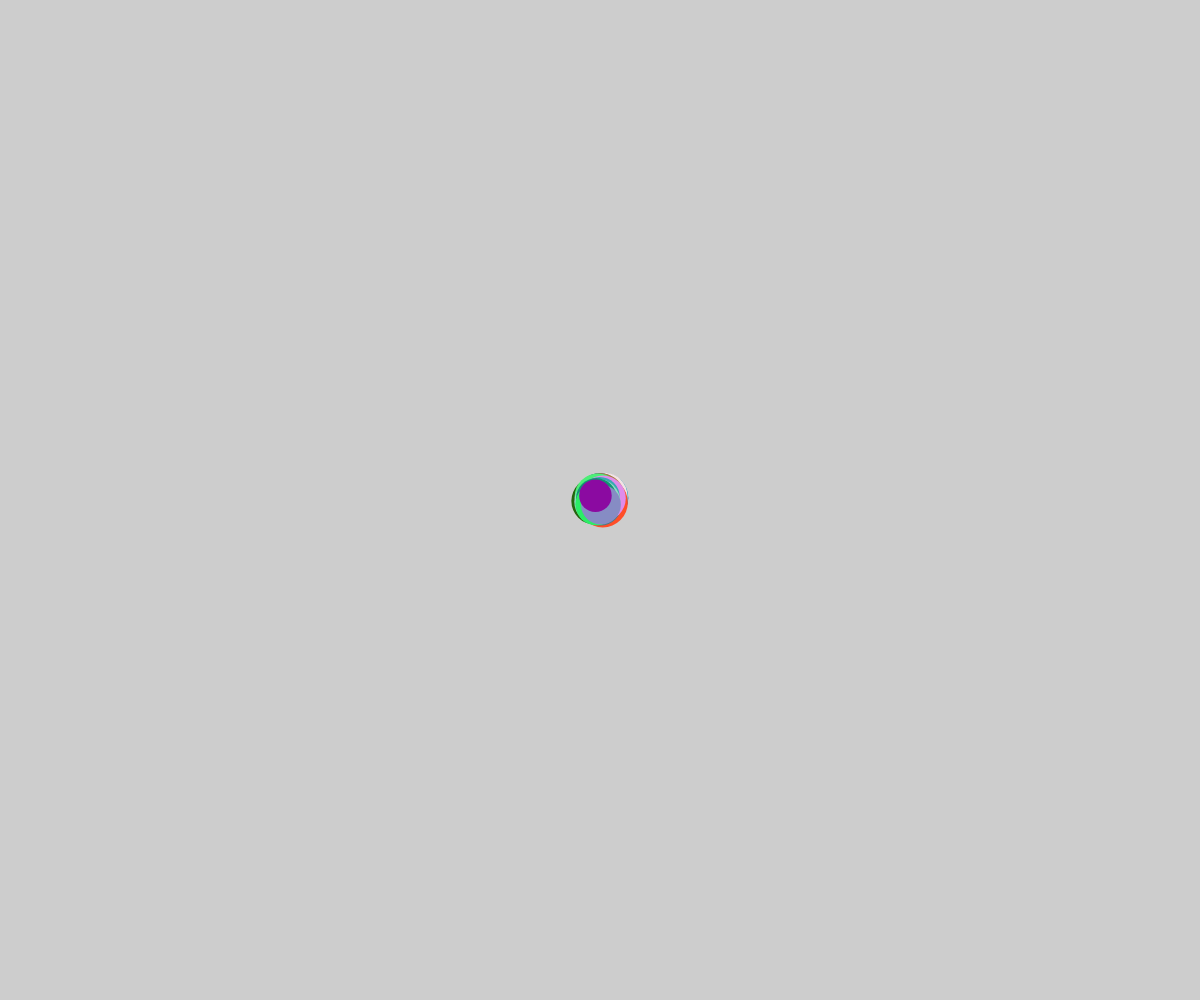
Frame 1 (no input)
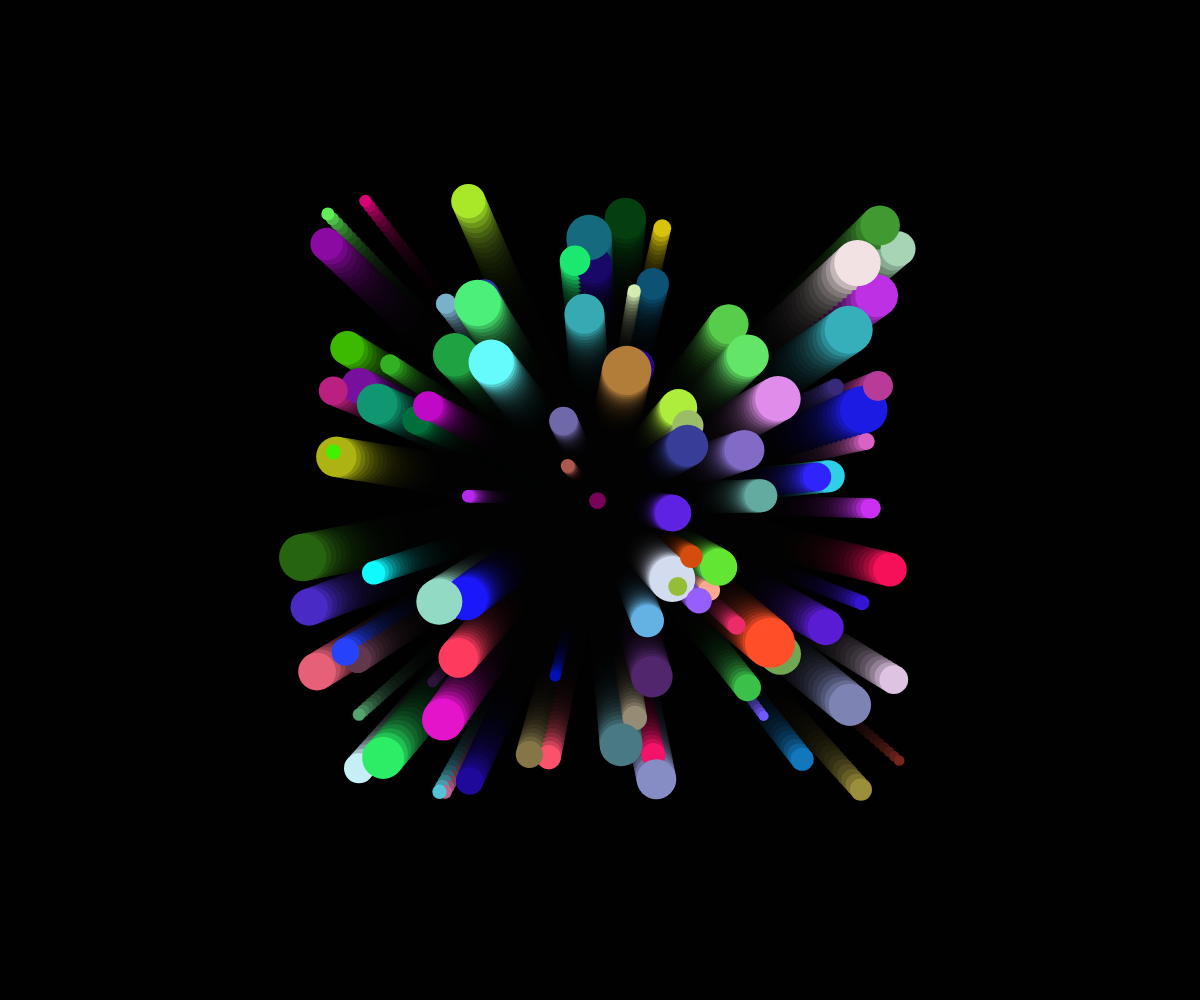
Frame 60 (no input)
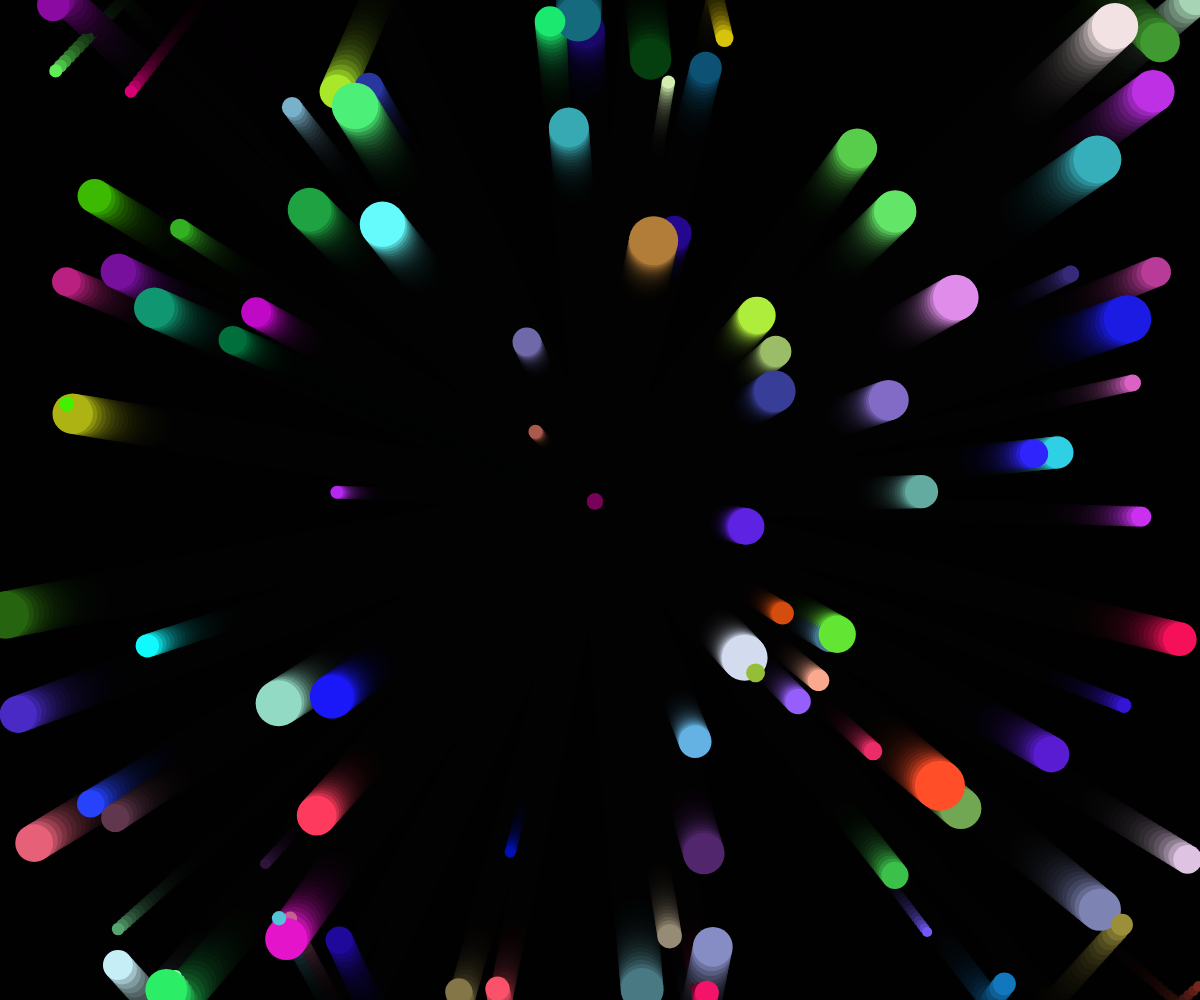
Frame 120 (the mouse pressed at the canvas centre since frame 60)

The p5.js sketch that drew these frames (run headless with seeded random() and noise() and a simulated clock; from frame 60 on, the mouse is pressed at the canvas centre):

// p5.js sketch
// ── sketch.js
// TODO: Set up how many balls we want
let ballCount = 100;
// TODO: Set up x and y position variable to equal an empty array
let x = [];
let y = [];
// TODO: Set up speed, size and color variable to equal an empty array
let xSpeed = [];
let ySpeed = [];
let r = [];
let g = [];
let b = [];
let size = [];

function setup() {
  createCanvas(windowWidth, windowHeight);

  // TODO: Create a for loop that iterates through i until it reaches the ball count value
  for (let i = 0; i < ballCount; i++) {
    // Inside the for loop:
    // TODO: Set x and y position to be the center
    x[i] = width / 2;
    y[i] = height / 2;
    // TODO: Set the speeds to be random
    xSpeed[i] = random(-5, 5);
    ySpeed[i] = random(-5, 5);
    // TODO: Set the size to be random
    size[i] = random(10, 50);
    // TODO: Set the colors to be random
    r[i] = random(0, 255);
    g[i] = random(0, 255);
    b[i] = random(0, 255);

  }
}

function draw() {
  background(0, 50);
  
  // TODO: Iterate through a new for loop to change the properties in order to animate the balls
  for (let i = 0; i < ballCount; i++) {

    // Inside the for loop:
    // TODO: Increment speed for x position
    x[i] += xSpeed[i];
    // TODO: Increment speed for y position
    y[i] += ySpeed[i];
    // TODO: Reverse x direction if ball hits left or right sides
    if (x[i] < 0 || x[i] > width) {
        xSpeed[i] *= -1;
    }
    // TODO: Reverse y direction if ball hits top or bottom sides
    if (y[i] < 0 || y[i] > height) {
        ySpeed[i] *= -1;
    }
    // TODO: Set random R, G, B values
    fill(r[i], g[i], b[i]);
    // TODO: Style to have no strokes
    noStroke(r[i], g[i], b[i]);
    // TODO: Draw the bouncing balls
    ellipse(x[i], y[i], size[i]);

  }
} 
